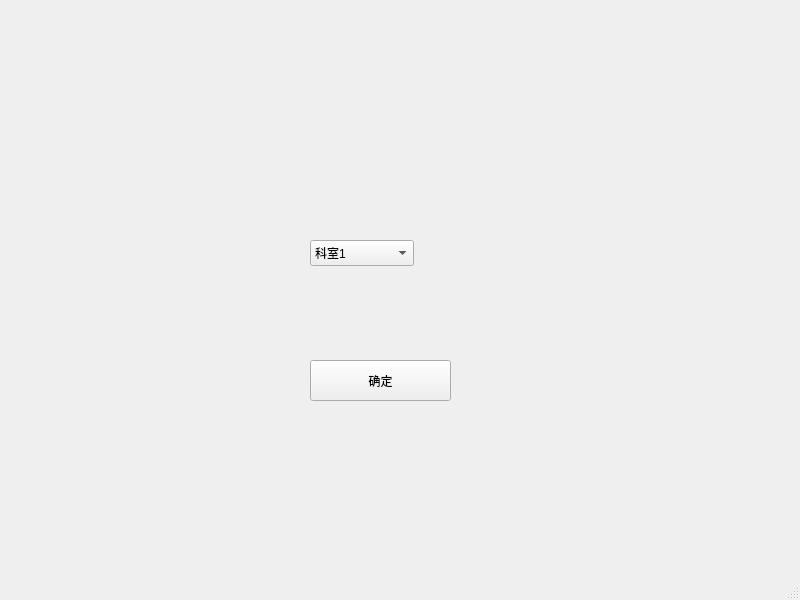
<?xml version="1.0" encoding="UTF-8"?>
<ui version="4.0">
 <class>MainWindow</class>
 <widget class="QMainWindow" name="MainWindow">
  <property name="geometry">
   <rect>
    <x>0</x>
    <y>0</y>
    <width>800</width>
    <height>600</height>
   </rect>
  </property>
  <property name="windowTitle">
   <string>MainWindow</string>
  </property>
  <widget class="QWidget" name="centralwidget">
   <widget class="QComboBox" name="comboBox">
    <property name="geometry">
     <rect>
      <x>310</x>
      <y>240</y>
      <width>104</width>
      <height>26</height>
     </rect>
    </property>
    <item>
     <property name="text">
      <string>科室1</string>
     </property>
    </item>
    <item>
     <property name="text">
      <string>科室2</string>
     </property>
    </item>
    <item>
     <property name="text">
      <string>科室3</string>
     </property>
    </item>
   </widget>
   <widget class="QPushButton" name="btn_confirm">
    <property name="geometry">
     <rect>
      <x>310</x>
      <y>360</y>
      <width>141</width>
      <height>41</height>
     </rect>
    </property>
    <property name="styleSheet">
     <string notr="true">font: 13pt &quot;FZXS18&quot;;</string>
    </property>
    <property name="text">
     <string>确定</string>
    </property>
   </widget>
  </widget>
  <widget class="QMenuBar" name="menubar">
   <property name="geometry">
    <rect>
     <x>0</x>
     <y>0</y>
     <width>800</width>
     <height>22</height>
    </rect>
   </property>
  </widget>
  <widget class="QStatusBar" name="statusbar"/>
 </widget>
 <resources/>
 <connections/>
</ui>
